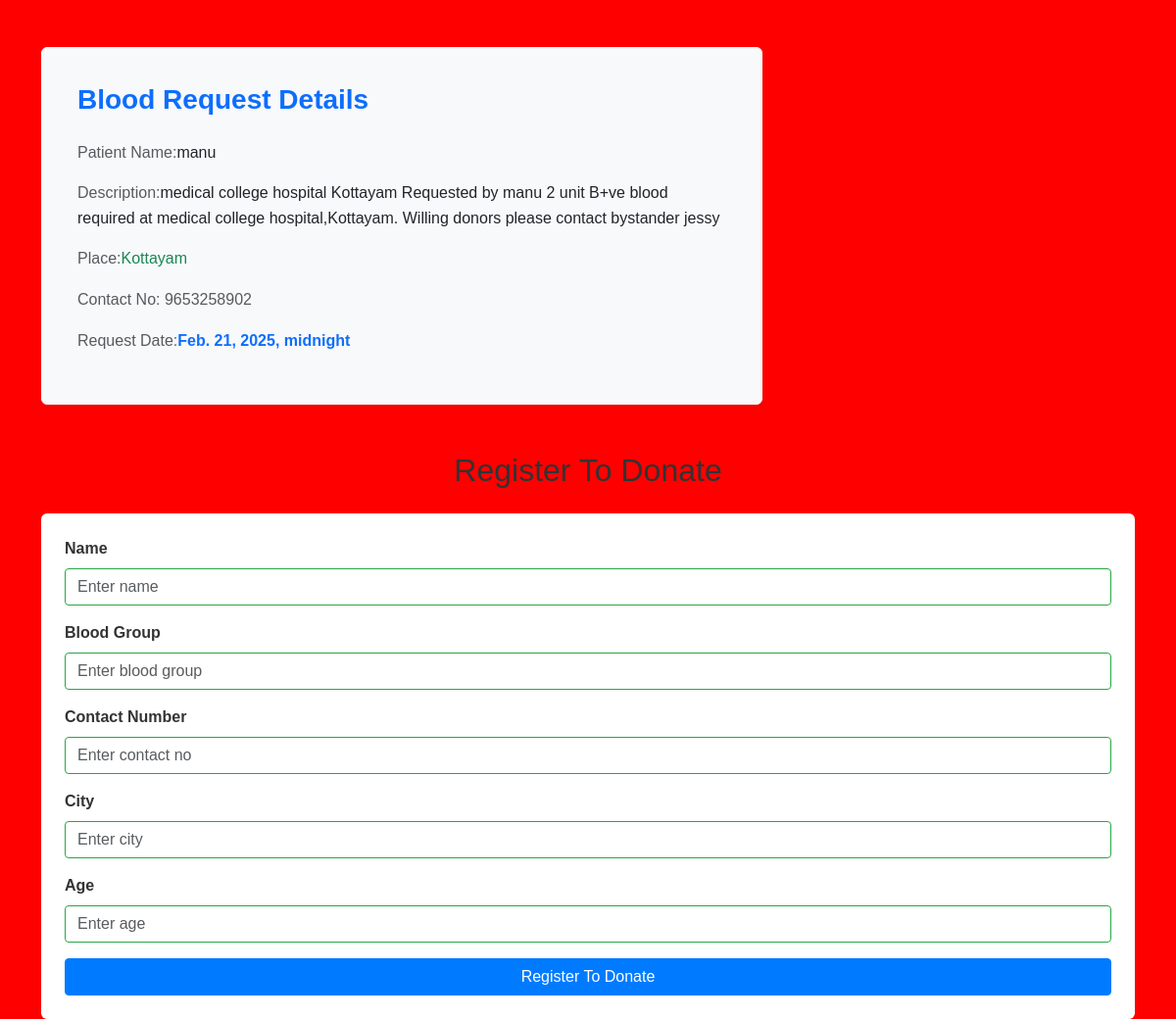
Screenshot of /user/home/view_patient/1/ with the database file from the repository.
### app/models.py (models this page shows, shortened)
class BloodRequest(models.Model):
    patient_name = models.CharField(max_length=100)
    description = models.TextField()
    place = models.CharField(max_length=100)
    contact_no = models.CharField(max_length=15)
    request_date = models.DateTimeField(auto_now_add=True)

### app/views.py (the view, shortened to what this page needs)
# urls.py: path('user/home/view_patient/<int:pid>/', views.view_patient, name='view_patient'),
def view_patient(request,pid):
    data=BloodRequest.objects.get(pk=pid)
    return render(request,'user/viewpatient.html',{'BloodRequest': data})

### template/user/viewpatient.html (shortened to what this page needs)
<!DOCTYPE html>
<html lang="en">
<head>
    {% load static %}
    <link href="https://cdn.jsdelivr.net/npm/bootstrap@5.3.3/dist/css/bootstrap.min.css" rel="stylesheet">
</head>
<body>
    <div class="container mt-5">
        <div class="row">
            <div class="col-md-8">
                <div class="card shadow-sm border-light rounded">
                    <div class="card-body">
                        <h2 class="card-title text-primary mb-4">Blood Request Details</h2>
                        <p class="text-muted">Patient Name:<span class="fw-normal text-dark">{{BloodRequest.patient_name}}</span></p>
                        <p class="text-muted">Description:<span class="fw-normal text-dark">{{BloodRequest.description}}</span></p>
                        <p class="text-muted">Place:<del class="text-success" style="text-decoration: none;">{{BloodRequest.place }}</del></p>
                        <p class="text-muted">Contact No: {{ BloodRequest.contact_no }}</p>
                        <p class="text-muted">Request Date:<span class="fw-bold text-primary">{{BloodRequest.request_date }}</span></p>
                    </div>
                </div>
            </div>
        </div>
    </div>
    <div class="container mt-5">
        <h2 class="text-center mb-4">Register To Donate</h2>
        <form action="" method="post" class="p-4 shadow-sm bg-white rounded" enctype="multipart/form-data">
            <div class="form-group">
                <label for="name"><b>Name</b></label>
                <input type="text" class="form-control" name="name" id="name" placeholder="Enter name">
            </div>
            <div class="form-group">
                <label for="bldgrp"><b>Blood Group</b></label>
                <input type="text" class="form-control" name="bldgrp" id="bldgrp" placeholder="Enter blood group">
            </div>
            <div class="form-group">
                <label for="cno"><b>Contact Number</b></label>
                <input type="number" class="form-control" name="cno" id="cno" placeholder="Enter contact no">
            </div>
            <div class="form-group">
                <label for="city"><b>City</b></label>
                <input type="text" class="form-control" name="city" id="city" placeholder="Enter city">
            </div>
            <div class="form-group">
                <label for="age"><b>Age</b></label>
                <input type="number" class="form-control" name="age" id="age" placeholder="Enter age">
            </div>
            <button type="submit" class="btn btn-primary btn-block">Register To Donate</button>
        </form>
    </div>
</body>
</html>

### template/user/viewpatient.html (style rules this page uses)
* { margin: 0; padding: 0; box-sizing: border-box; }
body { font-family: Arial, sans-serif; background-color: red; color: #333; }
.card { background-color: #f8f9fa; border-radius: 10px; padding: 20px; }
.card-title { font-size: 1.75rem; font-weight: bold; }
.card-body { font-size: 1.1rem; line-height: 1.6; }
.fw-normal { font-weight: normal; }
.text-muted { font-size: 1rem; color: #6c757d; }
.text-primary { color: #007bff; }
.text-success { color: #28a745; }
.text-center { text-align: center; }
.fw-bold { font-weight: bold; }
.form-group { margin-bottom: 1rem; }
.form-control { display: block; width: 100%; padding: 0.375rem 0.75rem; font-size: 1rem; line-height: 1.5; color: #495057; background-color: #fff; border: 1px solid #ced4da; border-radius: 0.25rem; transition: border-color 0.15s ease-in-out, box-shadow 0.15s ease-in-out; }
label { display: inline-block; margin-bottom: 0.5rem; }
.bg-white { background-color: #fff; }
.shadow-sm { box-shadow: 0 0.125rem 0.25rem rgba(0, 0, 0, 0.075); }
.rounded { border-radius: 0.25rem; }
.p-4 { padding: 1.5rem; }
.btn { display: inline-block; font-weight: 400; text-align: center; vertical-align: middle; user-select: none; padding: 0.375rem 0.75rem; font-size: 1rem; line-height: 1.5; border-radius: 0.25rem; transition: color 0.15s ease-in-out, background-color 0.15s ease-in-out, border-color 0.15s ease-in-out; }
.btn-primary { color: #fff; background-color: #007bff; border-color: #007bff; }
.btn-block { display: block; width: 100%; }
del[style*="text-decoration: none"] { text-decoration: none; }
.form-control:valid { border-color: #28a745; }

### rows the page displays
BloodRequest: patient_name "manu", description "medical college hospital Kottayam Requested by manu 2 unit B+ve blood required at medical college hospital,Kottayam. Willing donors please contact bystander jessy", place "Kottayam", contact_no "9653258902", request_date "Feb. 21, 2025, midnight"
